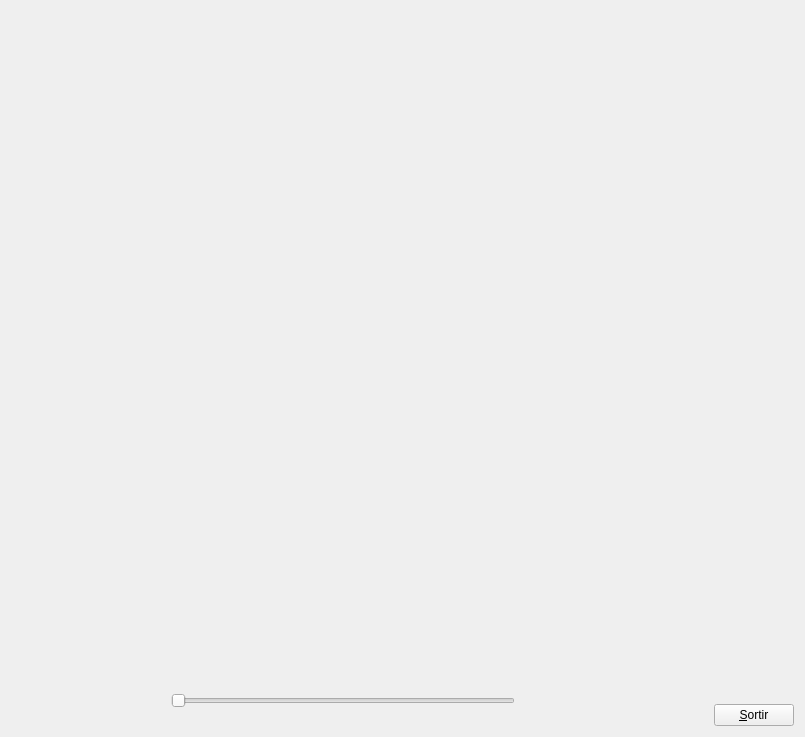
<?xml version="1.0" encoding="UTF-8"?>
<ui version="4.0">
 <class>MyForm</class>
 <widget class="QWidget" name="MyForm">
  <property name="geometry">
   <rect>
    <x>0</x>
    <y>0</y>
    <width>805</width>
    <height>737</height>
   </rect>
  </property>
  <property name="windowTitle">
   <string>IDI-Lab</string>
  </property>
  <layout class="QHBoxLayout" name="horizontalLayout">
   <item>
    <widget class="NouGLWidget" name="widget" native="true">
     <property name="sizePolicy">
      <sizepolicy hsizetype="Expanding" vsizetype="Expanding">
       <horstretch>0</horstretch>
       <verstretch>0</verstretch>
      </sizepolicy>
     </property>
     <widget class="QSlider" name="horizontalSlider">
      <property name="geometry">
       <rect>
        <x>160</x>
        <y>680</y>
        <width>344</width>
        <height>20</height>
       </rect>
      </property>
      <property name="maximum">
       <number>60</number>
      </property>
      <property name="singleStep">
       <number>2</number>
      </property>
      <property name="orientation">
       <enum>Qt::Horizontal</enum>
      </property>
     </widget>
    </widget>
   </item>
   <item>
    <layout class="QVBoxLayout" name="verticalLayout">
     <item>
      <spacer name="verticalSpacer">
       <property name="orientation">
        <enum>Qt::Vertical</enum>
       </property>
       <property name="sizeHint" stdset="0">
        <size>
         <width>20</width>
         <height>40</height>
        </size>
       </property>
      </spacer>
     </item>
     <item>
      <widget class="QPushButton" name="pushButton">
       <property name="sizePolicy">
        <sizepolicy hsizetype="Fixed" vsizetype="Fixed">
         <horstretch>0</horstretch>
         <verstretch>0</verstretch>
        </sizepolicy>
       </property>
       <property name="text">
        <string>&amp;Sortir</string>
       </property>
      </widget>
     </item>
    </layout>
   </item>
  </layout>
 </widget>
 <customwidgets>
  <customwidget>
   <class>NouGLWidget</class>
   <extends>QWidget</extends>
   <header>NouGLWidget.h</header>
   <container>1</container>
   <slots>
    <signal>sliderKeySet(int)</signal>
    <slot>sliderFocusSet(int)</slot>
   </slots>
  </customwidget>
 </customwidgets>
 <resources/>
 <connections>
  <connection>
   <sender>pushButton</sender>
   <signal>clicked()</signal>
   <receiver>MyForm</receiver>
   <slot>close()</slot>
   <hints>
    <hint type="sourcelabel">
     <x>783</x>
     <y>713</y>
    </hint>
    <hint type="destinationlabel">
     <x>804</x>
     <y>529</y>
    </hint>
   </hints>
  </connection>
  <connection>
   <sender>horizontalSlider</sender>
   <signal>sliderMoved(int)</signal>
   <receiver>widget</receiver>
   <slot>sliderFocusSet(int)</slot>
   <hints>
    <hint type="sourcelabel">
     <x>298</x>
     <y>708</y>
    </hint>
    <hint type="destinationlabel">
     <x>168</x>
     <y>607</y>
    </hint>
   </hints>
  </connection>
  <connection>
   <sender>widget</sender>
   <signal>sliderKeySet(int)</signal>
   <receiver>horizontalSlider</receiver>
   <slot>setValue(int)</slot>
   <hints>
    <hint type="sourcelabel">
     <x>447</x>
     <y>619</y>
    </hint>
    <hint type="destinationlabel">
     <x>400</x>
     <y>708</y>
    </hint>
   </hints>
  </connection>
 </connections>
</ui>
